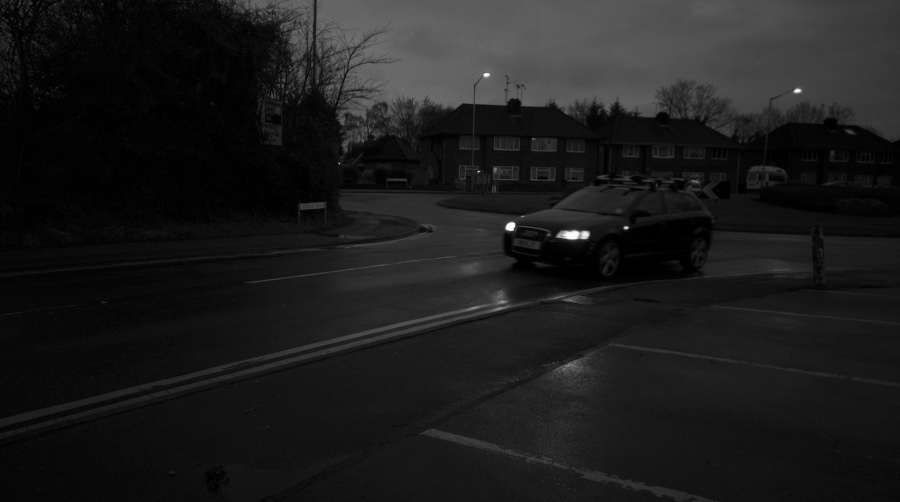
#> input picture carshort_grey.jpg, 900 x 502 px
$ python midterm_q3.py
#> lines starting #> are read from the running program, lines starting #| are printed output that depends on the picture
import cv2

# 讀取影像
img = cv2.imread("carshort_grey.jpg", cv2.IMREAD_GRAYSCALE)
#> img is the input picture: shape (502, 900); min 0, max 254, mean 28.2

# 創建CLAHE對象
clahe = cv2.createCLAHE(clipLimit=2.0, tileGridSize=(8, 8))

# 對影像進行CLAHE處理
enhanced_img = clahe.apply(img)
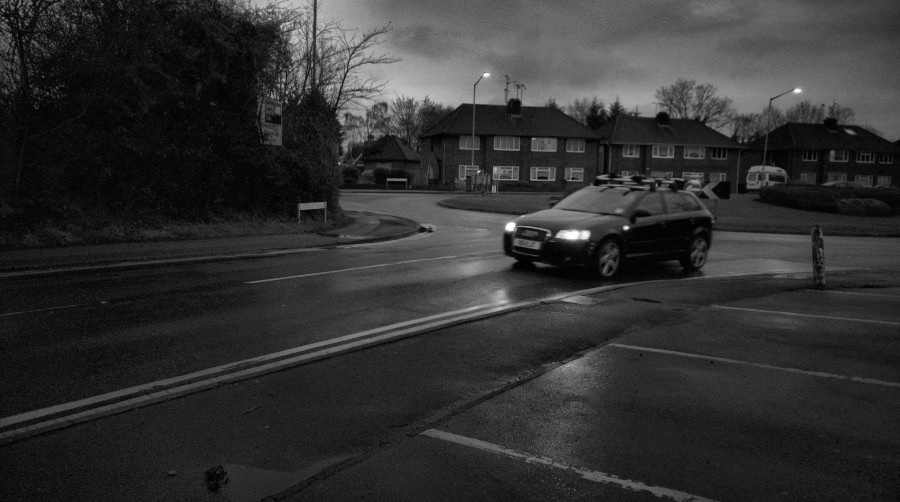
#> enhanced_img: shape (502, 900); min 1, max 254, mean 49.2

# 顯示原始影像與增強後的影像
cv2.imshow("Original Image", img)
cv2.imshow("Enhanced Image (CLAHE)", enhanced_img)
cv2.waitKey(0)
cv2.destroyAllWindows()
